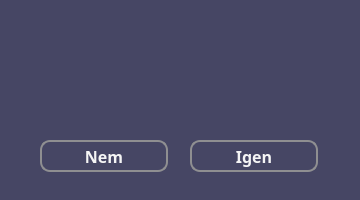
<?xml version="1.0" encoding="UTF-8"?>
<ui version="4.0">
 <class>mainWindow</class>
 <widget class="QMainWindow" name="mainWindow">
  <property name="geometry">
   <rect>
    <x>0</x>
    <y>0</y>
    <width>360</width>
    <height>200</height>
   </rect>
  </property>
  <property name="windowTitle">
   <string>Megerősítés</string>
  </property>
  <property name="styleSheet">
   <string notr="true">* {
	background-color: rgb(70, 70, 100);
}</string>
  </property>
  <widget class="QWidget" name="centralwidget">
   <widget class="QWidget" name="widget" native="true">
    <property name="geometry">
     <rect>
      <x>0</x>
      <y>0</y>
      <width>361</width>
      <height>181</height>
     </rect>
    </property>
    <property name="styleSheet">
     <string notr="true">* {
	background-color: rgb(70, 70, 100);
    font-size: 16px;
    font-weight: bold;
}</string>
    </property>
    <widget class="QPushButton" name="yesButton">
     <property name="geometry">
      <rect>
       <x>190</x>
       <y>140</y>
       <width>128</width>
       <height>32</height>
      </rect>
     </property>
     <property name="font">
      <font>
       <family>Corbel</family>
       <pointsize>-1</pointsize>
       <bold>true</bold>
      </font>
     </property>
     <property name="styleSheet">
      <string notr="true">* {
	background-color: rgb(70, 70, 100);
	border: 2px solid #8f8f91;
	border-radius: 10px;
	color: whitesmoke;
}

*:hover {
	background-color: rgb(120, 120, 220);
	color: white;
}</string>
     </property>
     <property name="text">
      <string>Igen</string>
     </property>
    </widget>
    <widget class="QPushButton" name="noButton">
     <property name="geometry">
      <rect>
       <x>40</x>
       <y>140</y>
       <width>128</width>
       <height>32</height>
      </rect>
     </property>
     <property name="font">
      <font>
       <family>Corbel</family>
       <pointsize>-1</pointsize>
       <bold>true</bold>
      </font>
     </property>
     <property name="styleSheet">
      <string notr="true">* {
	background-color: rgb(70, 70, 100);
	border: 2px solid #8f8f91;
	border-radius: 10px;
	color: whitesmoke;
}

*:hover {
	background-color: rgb(120, 120, 220);
	color: white;
}</string>
     </property>
     <property name="text">
      <string>Nem</string>
     </property>
    </widget>
    <widget class="QLabel" name="questionLabel">
     <property name="enabled">
      <bool>true</bool>
     </property>
     <property name="geometry">
      <rect>
       <x>20</x>
       <y>20</y>
       <width>321</width>
       <height>101</height>
      </rect>
     </property>
     <property name="font">
      <font>
       <family>Corbel</family>
       <pointsize>16</pointsize>
       <bold>true</bold>
      </font>
     </property>
     <property name="layoutDirection">
      <enum>Qt::LeftToRight</enum>
     </property>
     <property name="styleSheet">
      <string notr="true">* {
	font-size: 16pt;
	color: whitesmoke;
}</string>
     </property>
     <property name="frameShape">
      <enum>QFrame::NoFrame</enum>
     </property>
     <property name="text">
      <string/>
     </property>
     <property name="textFormat">
      <enum>Qt::PlainText</enum>
     </property>
     <property name="scaledContents">
      <bool>true</bool>
     </property>
     <property name="alignment">
      <set>Qt::AlignCenter</set>
     </property>
    </widget>
   </widget>
  </widget>
  <widget class="QStatusBar" name="statusbar"/>
 </widget>
 <resources/>
 <connections/>
</ui>
